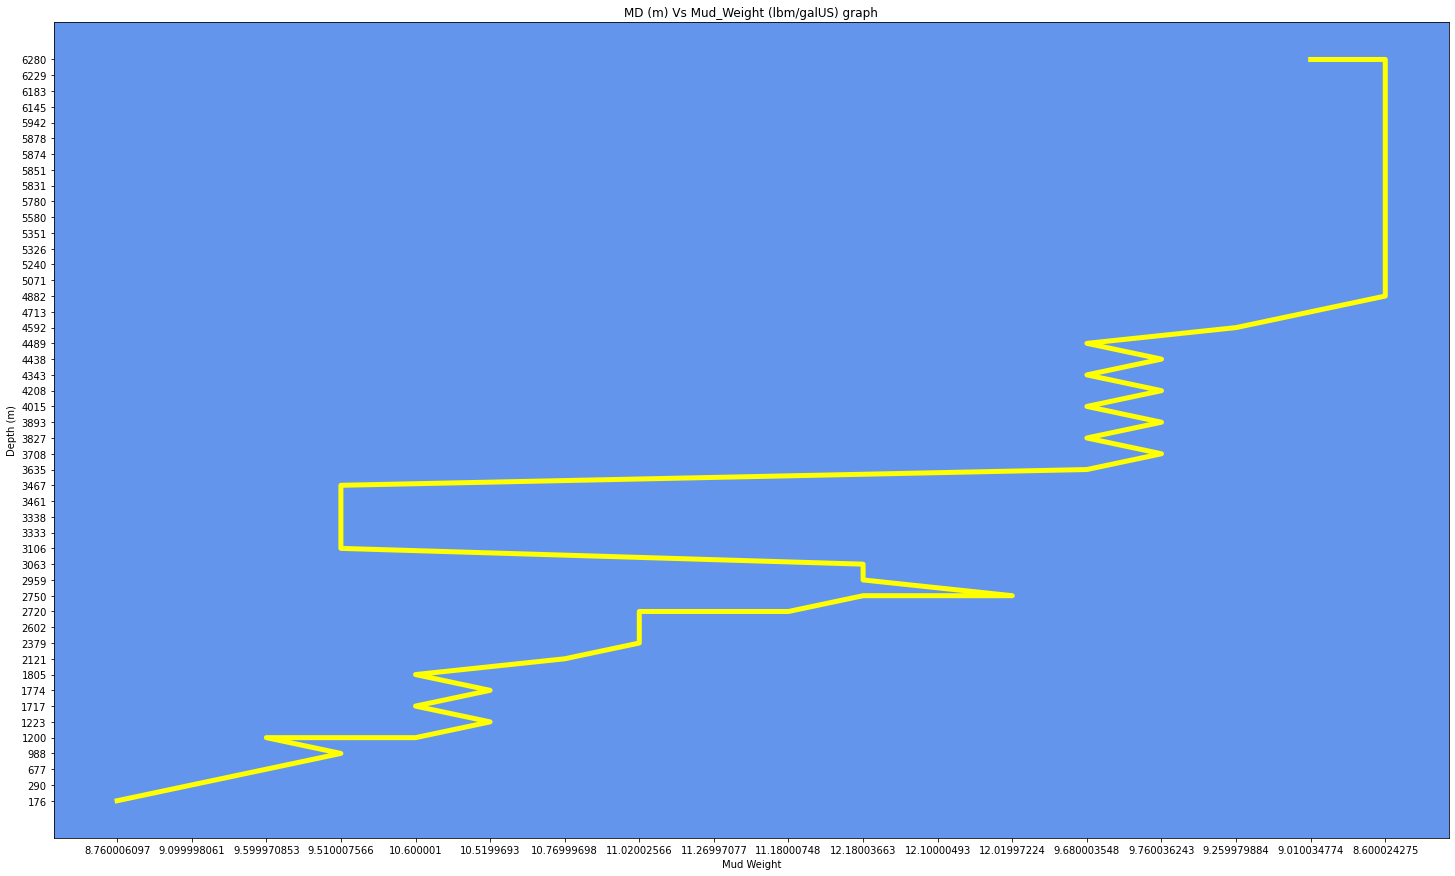

Reproduce this figure in Python.
#!/usr/bin/env python3
# -*- coding: utf-8 -*-
"""
Assignment 1

1. Read the “Mud_Weight.csv” file in python.
2. Create a Plot using matplotlib like the sample on right
"""
import pandas as pd
import matplotlib.pyplot as plt

#1. Reading the Mud_Weight.csv file
mud_weight_data=pd.read_csv("/home/deepak/Desktop/petrabytes/Solutions/TEST_1/Mud_Weight.csv")

#Eleminating the irrelevent or unwanted data from Mud_Weight.csv
mud_weight_data.drop(columns=["Unnamed: 2", "Unnamed: 3"], inplace=True)
mud_weight_data.drop(mud_weight_data.index[:1], inplace=True)

#Renaming the column name with their units
mud_weight_data=mud_weight_data.rename(columns={"MD": "MD (m)"})
mud_weight_data=mud_weight_data.rename(columns={"Mud_Weight": "Mud_Weight (lbm/galUS)"})

#mud_weight_data.info()
#for Ploting using line plot in matplotlib library in python
fig, ax = plt.subplots(figsize=(25, 15))
ax.patch.set_facecolor('#6495ED')
plt.plot(mud_weight_data["Mud_Weight (lbm/galUS)"], mud_weight_data["MD (m)"], linewidth=5, color="yellow")
#labeling the x and y axis
plt.xlabel("Mud Weight")
plt.ylabel("Depth (m)")
plt.title("MD (m) Vs Mud_Weight (lbm/galUS) graph")
plt.show()
